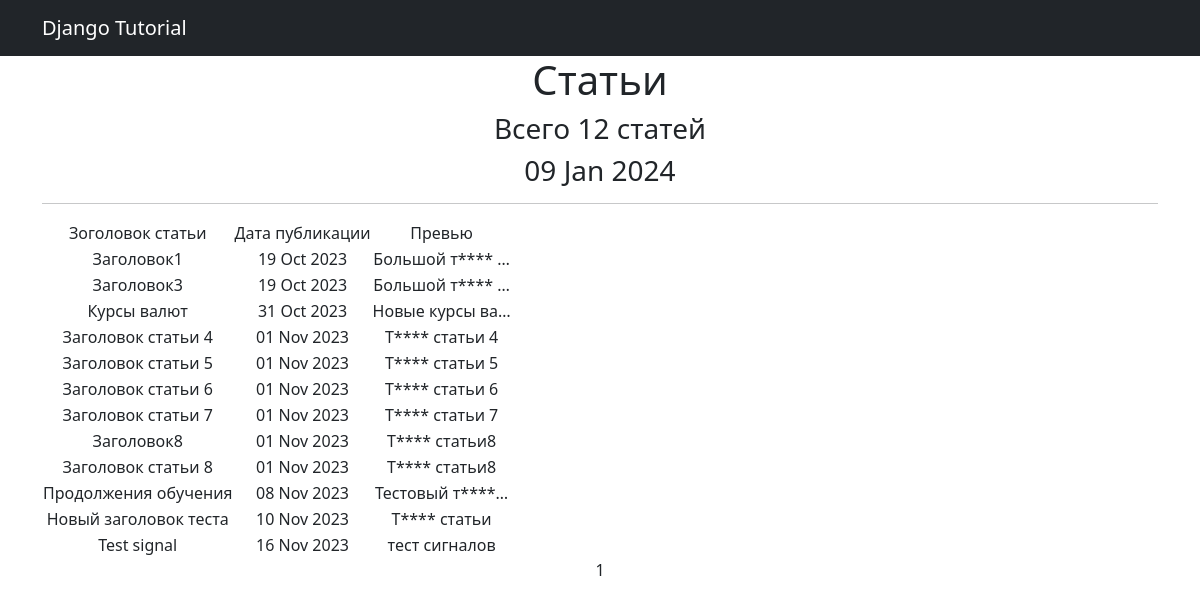
/post/, run on an earlier commit of the app's database.
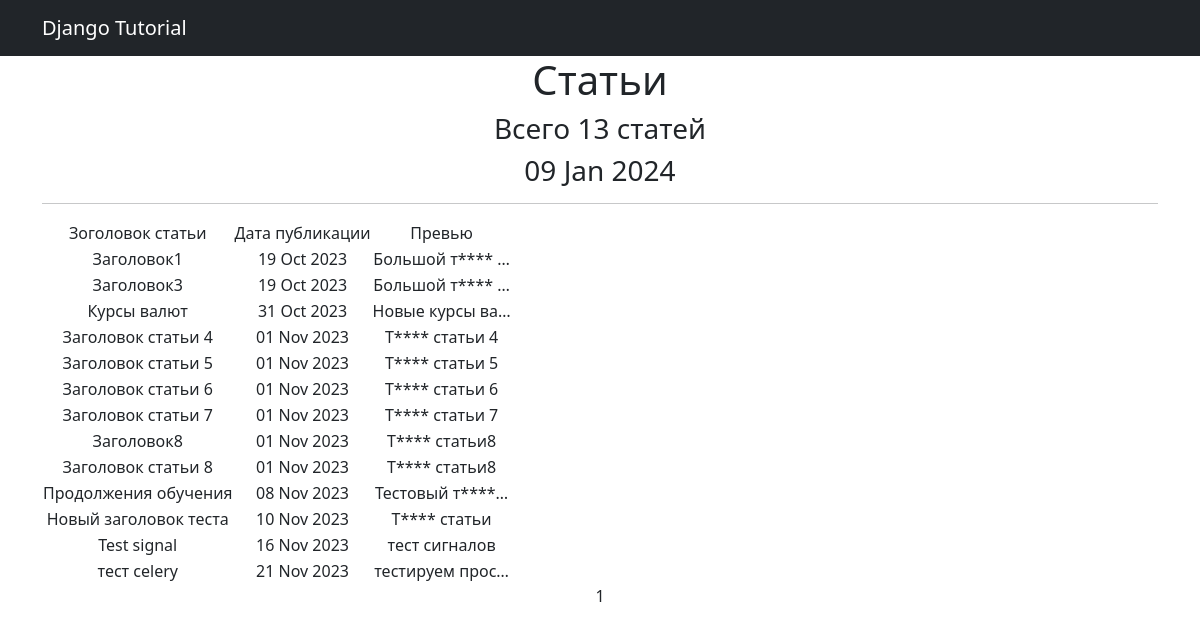
And on a later commit of the database.
### news/models.py (models this page shows, shortened)
class Post(models.Model):
    news = "NW"
    articl = "AR"
    CHOICE_CONTENS = [(news,'Новости'), (articl,'Статья')]
    time_creates = models.DateTimeField(auto_now_add=True)
    choice_content = models.CharField(max_length=2, choices=CHOICE_CONTENS, default= news)
    heading = models.CharField(max_length=64)
    rating = models.IntegerField(default=0)
    article_text = models.TextField()
    autor = models.ForeignKey(Author, on_delete=models.CASCADE)
    category = models.ManyToManyField(Category, through='PostCategory')

### news/views.py (the view)
# urls.py: path('post/', cache_page(60*1)(PostList.as_view()), name='post_list'),
class PostList(ListView):
    queryset = Post.objects.filter(
        choice_content='AR'
    )
    template_name = 'posts.html'
    context_object_name = 'headings'
    paginate_by = 20
    def get_context_data(self, **kwargs):
        context = super().get_context_data(**kwargs)
        context['time_now'] = datetime.utcnow()
        return context

### news/templatetags/custom_filters.py (called while the page is built)
@register.filter()
def censor(value):
    text = str(value)
    for i in unacceptable_words:
        iCaps = i.capitalize()
        replCaps = (i.capitalize()[0]).ljust(len(i),"*")
        repl = (i[0].ljust(len(i), "*"))
        text = text.replace(i,repl)
        text = text.replace(iCaps, replCaps)
    return text

### templates/posts.html (shortened to what this page needs)
{% extends 'flatpages/default.html' %}
{% load custom_filters %}
{% load custom_tag %}
{% block content %}
   <h1>Статьи</h1>
   <h3>Всего {{ headings|length}} статей</h3>
   <h3>{{ time_now|date:'d M Y' }}</h3>
   <hr>
   {% if headings %}
       <table>
           <tr>
               <td>Зоголовок статьи</td>
               <td>Дата публикации</td>
               <td>Превью</td>
           </tr>
           {% for head in headings %}
           <tr>
               <td>{{ head.heading|censor }}</td>
               <td>{{ head.time_creates|date:'d M Y' }}</td>
               <td>{{ head.article_text|censor|truncatechars:15 }}</td>
               <td>
               </td>
           </tr>
           {% endfor %}
       </table>
   {% else %}
       <h2>Статей нет!</h2>
   {% endif %}
   {{ page_obj.number }}
{% endblock content %}

### templates/flatpages/default.html (shortened to what this page needs)
<!DOCTYPE html>
<html lang="en">
    <head>
        {% load static %}
        <link href="{% static 'css/styles.css' %}" rel="stylesheet" />
    </head>
    <body>
        <nav class="navbar navbar-expand-lg navbar-dark bg-dark static-top">
            <div class="container">
                <a class="navbar-brand" href="#">Django Tutorial</a>
                </div>
        </nav>
        <div class="container">
            <div class="row">
                <div class="col-lg-12 text-center">
                    {% block content %}{% endblock content %}
                </div>
            </div>
        </div>
    </body>
</html>

What changed in the data, as far as the page shows it:
added Post: heading|censor "тест celery", time_creates "21 Nov 2023", article_text|censor "тестируем прос…"
Also different on the page:
{{ headings|length }}: "12" → "13"
